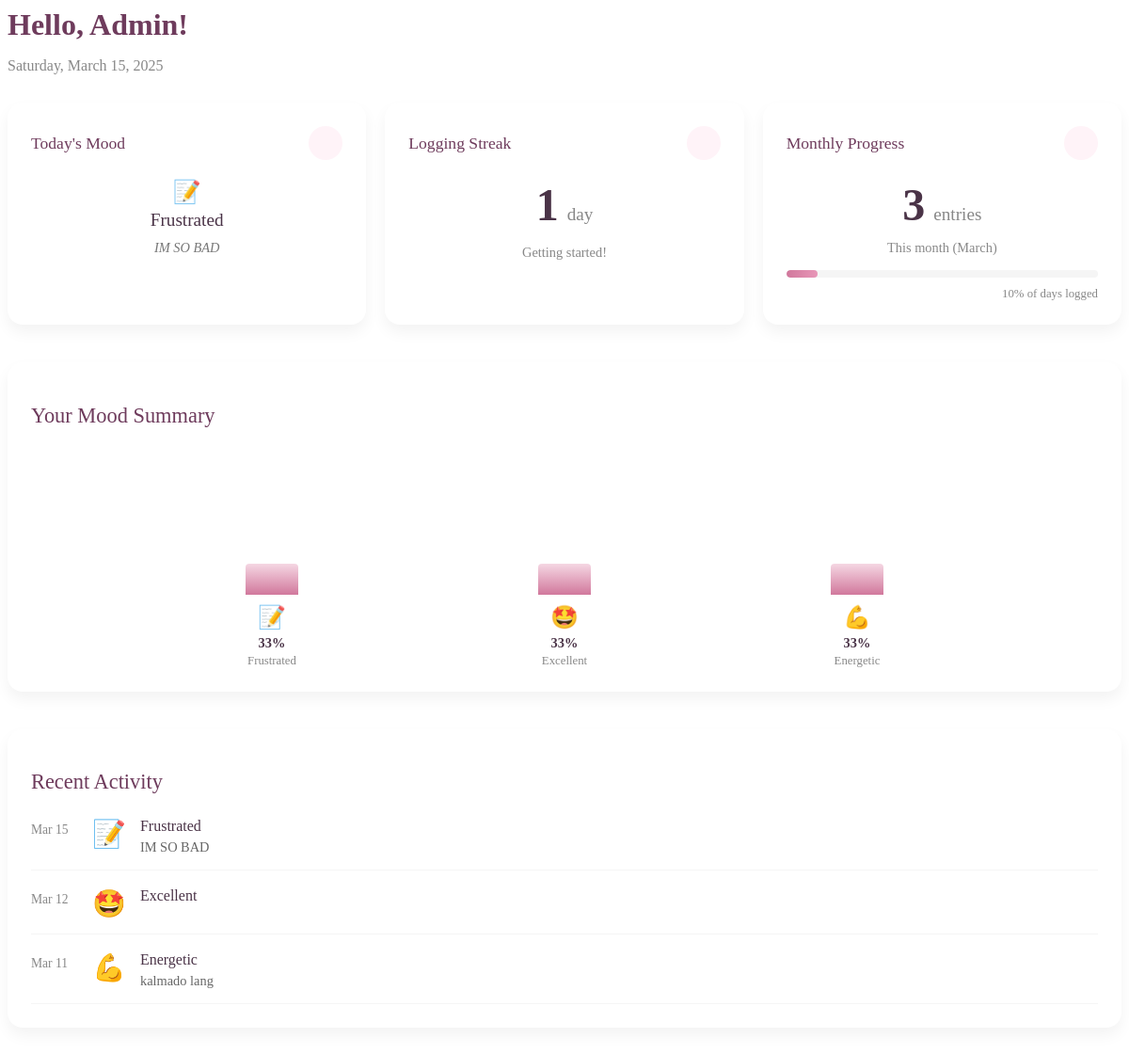
Page /dist/user/content/dashboard.php (signed in) on the committed database.
### tables this page shows
CREATE TABLE `mood_entries` (
  `id` int NOT NULL AUTO_INCREMENT,
  `user_id` int NOT NULL,
  `mood_type` varchar(50) NOT NULL,
  `mood_text` text,
  `created_at` timestamp NULL DEFAULT CURRENT_TIMESTAMP,
  PRIMARY KEY (`id`),
  KEY `user_id` (`user_id`),
  KEY `created_at` (`created_at`),
  CONSTRAINT `fk_mood_user` FOREIGN KEY (`user_id`) REFERENCES `users` (`id`) ON DELETE CASCADE
);

### models/Database.php (called while the page is built, shortened)
<?php
class Database {
    private $host = 'localhost';
    private $db_name = 'mood_tracker';
    private $username = 'root';
    private $password = 'icctvet1234';
    public function __construct() {
        $this->conn = null;
        try {
            $this->conn = new PDO(
                'mysql:host=' . $this->host . ';dbname=' . $this->db_name,
                $this->username,
                $this->password,
                array(PDO::ATTR_ERRMODE => PDO::ERRMODE_EXCEPTION)
            );
        } catch(PDOException $e) {
            echo 'Connection Error: ' . $e->getMessage();
        }
        return $this->conn;
    }
}
?>

### models/Mood.php (called while the page is built, shortened)
<?php
require_once 'Database.php';
class Mood {
    private $db;
    public function __construct() {
        $this->db = new Database();
    }
    public function getTodaysMood($userId) {
        try {
            $sql = "SELECT id, mood_type, mood_text, created_at
                    FROM mood_entries
                    WHERE user_id = :user_id
                    AND DATE(created_at) = CURDATE()
                    LIMIT 1";
            $stmt = $this->db->conn->prepare($sql);
            $stmt->bindParam(':user_id', $userId, PDO::PARAM_INT);
            if ($stmt->execute()) {
                $result = $stmt->fetch(PDO::FETCH_ASSOC);
                return $result ?: false;
            }
            return false;
        } catch (PDOException $e) {
            error_log('Error checking today\'s mood: ' . $e->getMessage());
            return false;
        }
    }
    public function getUserMoodsByMonth($userId, $month, $year) {
        try {
            $sql = "SELECT id, mood_type, mood_text, created_at
                    FROM mood_entries
                    WHERE user_id = :user_id
                    AND MONTH(created_at) = :month
                    AND YEAR(created_at) = :year
                    ORDER BY created_at ASC";
            $stmt = $this->db->conn->prepare($sql);
            $stmt->bindParam(':user_id', $userId, PDO::PARAM_INT);
            $stmt->bindParam(':month', $month, PDO::PARAM_INT);
            $stmt->bindParam(':year', $year, PDO::PARAM_INT);
            if ($stmt->execute()) {
                return $stmt->fetchAll(PDO::FETCH_ASSOC);
            }
            return false;
        } catch (PDOException $e) {
            error_log('Error retrieving monthly moods: ' . $e->getMessage());
            return false;
        }
    }
    public function getMoodStatsByMonth($userId, $month, $year) {
        try {
            $sql = "SELECT mood_type, COUNT(*) as count
                    FROM mood_entries
                    WHERE user_id = :user_id
                    AND MONTH(created_at) = :month
                    AND YEAR(created_at) = :year
                    GROUP BY mood_type
                    ORDER BY count DESC";
            $stmt = $this->db->conn->prepare($sql);
            $stmt->bindParam(':user_id', $userId, PDO::PARAM_INT);
            $stmt->bindParam(':month', $month, PDO::PARAM_INT);
            $stmt->bindParam(':year', $year, PDO::PARAM_INT);
            if ($stmt->execute()) {
                return $stmt->fetchAll(PDO::FETCH_ASSOC);
            }
            return false;
        } catch (PDOException $e) {
            error_log('Error retrieving mood stats: ' . $e->getMessage());
            return false;
        }
    }
    public function getUserLoggingStreak($userId) {
        try {
            $sql = "SELECT DATE(created_at) as entry_date
                    FROM mood_entries
                    WHERE user_id = :user_id
                    ORDER BY created_at DESC
                    LIMIT 1";
            $stmt = $this->db->conn->prepare($sql);
            $stmt->bindParam(':user_id', $userId, PDO::PARAM_INT);
            if (!$stmt->execute() || $stmt->rowCount() == 0) {
                return 0;
            }
            $lastEntry = $stmt->fetch(PDO::FETCH_ASSOC);
            $lastEntryDate = new DateTime($lastEntry['entry_date']);
            $today = new DateTime(date('Y-m-d'));
            $daysDifference = $today->diff($lastEntryDate)->days;
            $streak = 1;
            $currentDate = clone $lastEntryDate;
            while (true) {
                $currentDate->modify('-1 day');
                $sql = "SELECT 1
                        FROM mood_entries
                        WHERE user_id = :user_id
                        AND DATE(created_at) = :check_date
                        LIMIT 1";
                $stmt = $this->db->conn->prepare($sql);
                $stmt->bindParam(':user_id', $userId, PDO::PARAM_INT);
                $checkDate = $currentDate->format('Y-m-d');
                $stmt->bindParam(':check_date', $checkDate);
                if (!$stmt->execute() || $stmt->rowCount() == 0) {
                    break;
                }
                $streak++;
            }
            return $streak;
        } catch (PDOException $e) {
            error_log('Error calculating streak: ' . $e->getMessage());
            return 0;
        }
    }
    public function getMoodHistory($userId, $period = 'month', $search = '') {
        try {
            $dateRange = $this->getDateRangeForPeriod($period);
            $searchCondition = '';
            $params = [':user_id' => $userId];
            $sql = "SELECT id, mood_type, mood_text, created_at
                    FROM mood_entries
                    WHERE user_id = :user_id
                    $dateRange
                    $searchCondition
                    ORDER BY created_at DESC";
            $stmt = $this->db->conn->prepare($sql);
            foreach ($params as $key => $value) {
                $stmt->bindValue($key, $value);
            }
            if ($stmt->execute()) {
                return $stmt->fetchAll(PDO::FETCH_ASSOC);
            }
            return false;
        } catch (PDOException $e) {
            error_log('Error retrieving mood history: ' . $e->getMessage());
            return false;
        }
    }
    private function getDateRangeForPeriod($period) {
        switch ($period) {
            case 'week':
                return 'AND created_at >= DATE_SUB(CURDATE(), INTERVAL 7 DAY)';
        }
    }
}
?>

### dist/user/content/dashboard.php (the view, shortened to what this page needs)
<?php
require_once '../../../models/Mood.php';
$mood = new Mood();
$userId = $_SESSION['user_id'] ?? 0;
$userName = $_SESSION['first_name'] ?? 'User';
$todaysMood = $mood->getTodaysMood($userId);
$moodLoggedToday = ($todaysMood !== false);
$streak = $mood->getUserLoggingStreak($userId);
$currentMonth = date('n');
$currentYear = date('Y');
$monthlyMoods = $mood->getUserMoodsByMonth($userId, $currentMonth, $currentYear);
$currentMonthEntries = is_array($monthlyMoods) ? count($monthlyMoods) : 0;
$moodEmojis = [
    'sad' => '😢',
    'unhappy' => '😞',
    'neutral' => '😐',
    'good' => '😊',
    'energetic' => '💪',
    'excellent' => '🤩',
    'anxious' => '😰',
    'tired' => '😴',
    'focused' => '🎯'
];
$moodStats = $mood->getMoodStatsByMonth($userId, $currentMonth, $currentYear);
?>
<div>
    <div class="welcome-section">
        <h1>Hello, <?php echo htmlspecialchars($userName); ?>!</h1>
        <p class="welcome-date"><?php echo date('l, F j, Y'); ?></p>
    </div>
    <div class="dashboard-summary">
        <div class="summary-card today-card">
            <div class="card-header">
                <h3>Today's Mood</h3>
                <div class="icon-circle">
                </div>
            </div>
            <?php if ($moodLoggedToday): ?>
                <div class="mood-emoji">
                    <?php echo isset($moodEmojis[$todaysMood['mood_type']]) ? $moodEmojis[$todaysMood['mood_type']] : '📝'; ?>
                </div>
                <div class="mood-label">
                    <?php echo ucfirst($todaysMood['mood_type']); ?>
                </div>
                <p class="mood-text">
                    <?php echo !empty($todaysMood['mood_text']) ?
                        (strlen($todaysMood['mood_text']) > 50 ?
                            substr(htmlspecialchars($todaysMood['mood_text']), 0, 50) . '...' :
                            htmlspecialchars($todaysMood['mood_text'])) :
                        'No additional notes.'; ?>
                </p>
            <?php endif; ?>
        </div>
        <div class="summary-card streak-card">
            <div class="card-header">
                <h3>Logging Streak</h3>
                <div class="icon-circle">
                </div>
            </div>
            <div class="streak-display <?php echo $streak > 0 ? 'active' : 'inactive'; ?>">
                <span class="streak-count"><?php echo $streak; ?></span>
                <span class="streak-text"><?php echo $streak == 1 ? 'day' : 'days'; ?></span>
            </div>
            <div class="streak-message">
                <?php
                if ($streak >= 7) {
                    echo 'Amazing consistency!';
                } elseif ($streak >= 3) {
                    echo 'Keep it up!';
                } elseif ($streak > 0) {
                    echo 'Getting started!';
                } else {
                    echo 'Start your streak today!';
                }
                ?>
            </div>
        </div>
        <div class="summary-card monthly-card">
            <div class="card-header">
                <h3>Monthly Progress</h3>
                <div class="icon-circle">
                </div>
            </div>
            <div class="monthly-count">
                <span class="count-num"><?php echo $currentMonthEntries; ?></span>
                <span class="count-label">entries</span>
            </div>
            <div class="month-name">
                This month (<?php echo date('F'); ?>)
            </div>
            <?php if ($currentMonthEntries > 0): ?>
                <div class="progress-bar">
                    <?php
                    $daysInMonth = date('t');
                    $percentComplete = min(100, round(($currentMonthEntries / $daysInMonth) * 100));
                    ?>
                    <div class="progress-fill" style="width: <?php echo $percentComplete; ?>%"></div>
                </div>
                <div class="progress-text">
                    <?php echo $percentComplete; ?>% of days logged
                </div>
            <?php endif; ?>
        </div>
    </div>
    <?php if (is_array($moodStats) && count($moodStats) > 0): ?>
    <div class="mood-summary-section">
        <h2>Your Mood Summary</h2>
        <div class="mood-distribution">
            <?php
            $totalEntries = array_reduce($moodStats, function($carry, $item) {
                return $carry + $item['count'];
            }, 0);
            foreach ($moodStats as $stat):
                $percentage = round(($stat['count'] / $totalEntries) * 100);
                $moodType = $stat['mood_type'];
                $emoji = isset($moodEmojis[$moodType]) ? $moodEmojis[$moodType] : '📝';
            ?>
            <div class="mood-item">
                <div class="mood-bar-container">
                    <div class="mood-bar" style="height: <?php echo max(5, $percentage); ?>%"></div>
                </div>
                <div class="mood-emoji"><?php echo $emoji; ?></div>
                <div class="mood-percent"><?php echo $percentage; ?>%</div>
                <div class="mood-name"><?php echo ucfirst($moodType); ?></div>
            </div>
            <?php endforeach; ?>
        </div>
    </div>
    <?php endif; ?>
    <div class="recent-activity-section">
        <h2>Recent Activity</h2>
        <?php
        $recentMoods = $mood->getMoodHistory($userId, 'week');
        if (is_array($recentMoods) && count($recentMoods) > 0):
        ?>
        <div class="activity-timeline">
            <?php foreach(array_slice($recentMoods, 0, 5) as $entry): ?>
            <div class="timeline-item">
                <div class="timeline-date">
                    <?php echo date('M j', strtotime($entry['created_at'])); ?>
                </div>
                <div class="timeline-emoji">
                    <?php echo isset($moodEmojis[$entry['mood_type']]) ? $moodEmojis[$entry['mood_type']] : '📝'; ?>
                </div>
                <div class="timeline-content">
                    <div class="timeline-mood"><?php echo ucfirst($entry['mood_type']); ?></div>
                    <?php if (!empty($entry['mood_text'])): ?>
                    <div class="timeline-text"><?php echo htmlspecialchars($entry['mood_text']); ?></div>
                    <?php endif; ?>
                </div>
            </div>
            <?php endforeach; ?>
        </div>
        <?php endif; ?>
    </div>
</div>

### rows in the picture
mood_entries: mood_type "Frustrated", mood_text "IM SO BAD", created_at "Mar 15"
mood_entries: created_at "Mar 12", mood_type "🤩", mood_type "Excellent"
mood_entries: created_at "Mar 11", mood_type "💪", mood_type "Energetic", mood_text "kalmado lang"

### other values in the picture
$userName "Admin"
$streak "1"
$currentMonthEntries "3"
$percentComplete "10"
$emoji "📝"
$percentage "33"
$moodType "Frustrated"
$emoji "🤩"
$moodType "Excellent"
$emoji "💪"
$moodType "Energetic"
